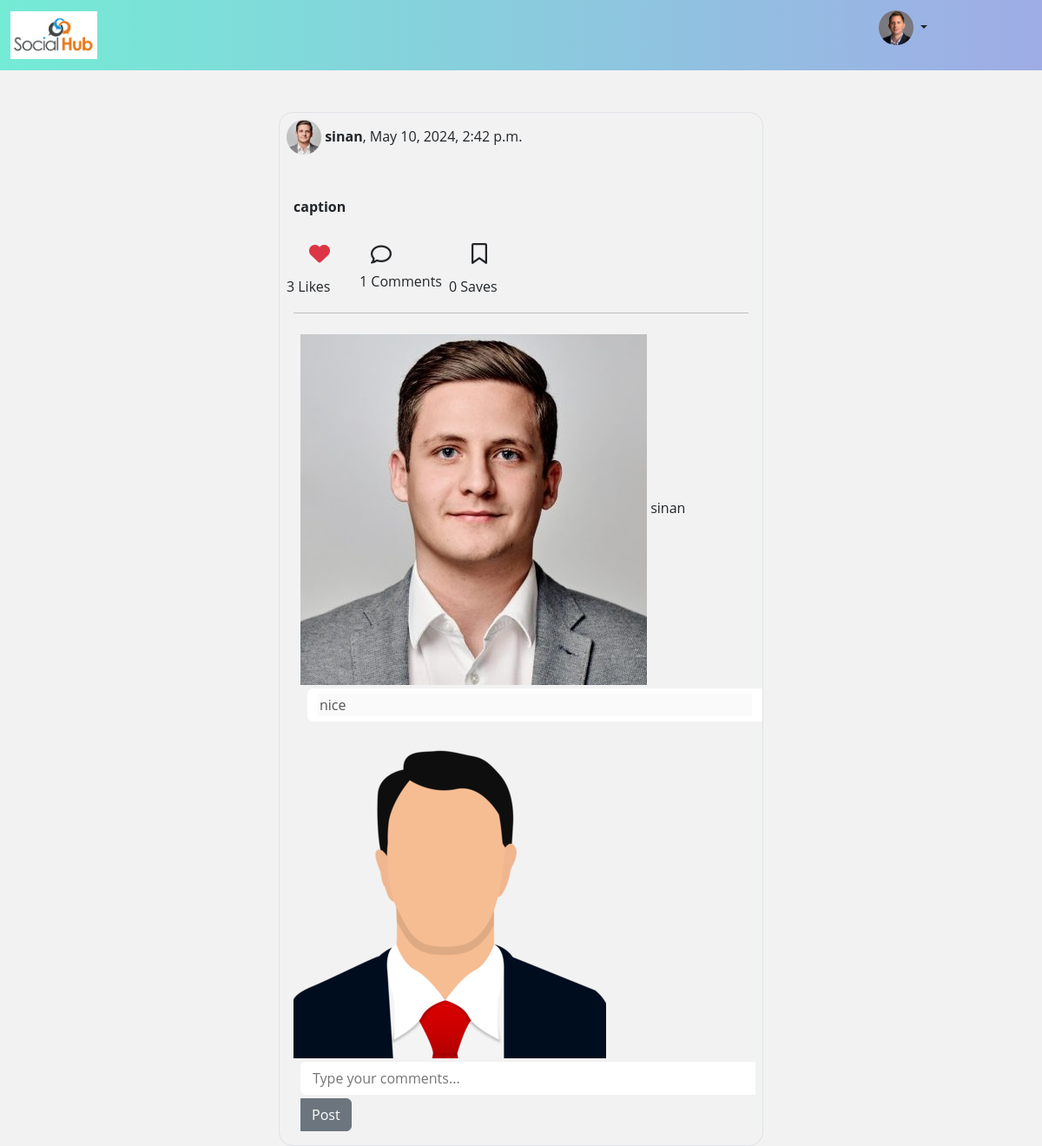
The app's page /profiles/51/posts/ (signed in) with its own data.
### blog/models.py (models this page shows, shortened)
class UserProfile(models.Model):
    user = models.OneToOneField(User, on_delete=models.CASCADE, related_name="profile")
    profile_pic = models.ImageField(upload_to="profile_pics",default="static/images/profilepic.png",null=True,blank=True)
    name = models.CharField(max_length=100, null=True)
    bio = models.TextField(max_length=250, blank=True)
    address = models.CharField(max_length=200, null=True)
    phone = models.CharField(max_length=20, null=True)
    dob = models.DateField(null=True)
    created_date = models.DateTimeField(auto_now_add=True)
    updated_date = models.DateTimeField(auto_now=True)
    is_active = models.BooleanField(default=True)
    following = models.ManyToManyField("self", related_name="followed_by", null=True, symmetrical=False)
    block = models.ManyToManyField("self", related_name="blocked", symmetrical=False, null=True)

class Posts(models.Model):
    user = models.ForeignKey(User, on_delete=models.CASCADE, related_name="userpost")
    title = models.CharField(max_length=200)
    content = models.FileField(upload_to="posts", null=True, blank=True)
    likes = models.ManyToManyField(User, related_name="post_like", blank=True)
    saves = models.ManyToManyField(User, related_name="postsave", blank=True)
    created_date = models.DateTimeField(auto_now_add=True)
    updated_date = models.DateTimeField(auto_now=True)
    is_active = models.BooleanField(default=True)

class Comments(models.Model):
    post = models.ForeignKey(Posts, on_delete=models.CASCADE, related_name="post_comments")
    user = models.ForeignKey(User, on_delete=models.CASCADE, related_name="comment")
    text = models.CharField(max_length=200)
    created_date = models.DateTimeField(auto_now_add=True)
    is_active = models.BooleanField(default=True)

### blog/views.py (the view)
# urls.py: path("profiles/<int:pk>/posts/", views.ProfilePostview.as_view(), name="profile-post"),
@method_decorator(decs, name='dispatch')
class ProfilePostview(View):
    def get(self, request, *args, **kwargs):
        id = kwargs.get('pk')
        post = Posts.objects.filter(id=id)
        return render(request, "profile_post.html", {"data":post})

### blog/templates/profile_post.html (shortened to what this page needs)
<!DOCTYPE html>
{%load static%}
<html lang="en">
<head>
    <link href="https://cdn.jsdelivr.net/npm/bootstrap@5.3.3/dist/css/bootstrap.min.css" rel="stylesheet"
>
</head>
<body>
<nav class="navbar navbar-expand-lg bg-body-tertiary">
    <div class="container-fluid">
        <a class="navbar-brand" href="{%url 'home'%}">
            <img src="{%static 'images/SocialHub Logo.png'%}" alt="Logo" width="100" height="h-auto"
            >
        </a>
        <div id="navbarSupportedContent">
            <ul style="margin-right: 120px;">
                <li class="nav-item dropdown">
                    <a class="nav-link dropdown-toggle" href="#" role="button" data-bs-toggle="dropdown"
                        aria-expanded="false">
                        {%if request.user.profile.profile_pic%}
                        <img class="profile-small" src="{{request.user.profile.profile_pic.url}}" alt="Avatar">
                        {%else%}
                        <img class="profile-small" src="{%static 'images/profilepic.png'%}" alt="Avatar">
                        {%endif%}
                    </a>
                </li>
            </ul>
        </div>
    </div>
  </nav>
    <div class="container d-flex flex-column justify-content-center align-items-center mt-4">
    {%for post in data%}
    <div class="border border-1 rounded-4 mt-4 w-50">
        <div class="ms-2 mt-2 mb-2">
            {%if post.user.profile.profile_pic%}
            <img class="profile-small" src="{{post.user.profile.profile_pic.url}}" alt="Avatar">
            {%else%}
            <img class="profile-small" src="{%static 'images/profilepic.png'%}" alt="Avatar">
            {%endif%}
            <b>{{post.user}}</b>,  {{post.created_date}}
        </div>
        <div>
            <div class="m-3"><b>{{post.title}}</b></div>
        </div>
        <div class="ms-2 d-flex align-items-start">
            <form action="{%url 'like' post.id%}" method="post">
                {%if request.user in post.likes.all%}
                <div class="d-block flex-column">
                    <div>
                        <button type="submit" class="btn" name="action" value="unlike">
                            <i class="fa-solid fa-heart fs-4 text-danger btn"></i>
                        </button>
                    </div>
                </div>
                {%endif%}
                <div>
                    <span class="spa" id="likebtn">{{post.likes.all.count}} Likes</span>
                </div>
            </form>
            <div class="d-block flex-column p-2">
                <div>
                    <i class="fa-regular fa-comment fs-4 btn"></i>
                </div>
                <div>
                    <span class="spa" id="cmntbtn">{{post.post_comments.all.count}} Comments</span>
                </div>
            </div>
            <form action="{%url 'like' post.id%}" method="post">
                {%if request.user in post.saves.all%}
            <div class="d-block flex-column">
                <div>
                    <button type="submit" class="btn" name="action" value="unsave">
                        <i class="fa-solid fa-bookmark fs-4 text-danger btn"></i>
                    </button>
                </div>
                {%else%}
            <div class="d-block flex-column">
                <div>
                    <button type="submit" class="btn" name="action" value="save">
                        <i class="fa-regular fa-bookmark fs-4 btn"></i>
                    </button>
                </div>
                {%endif%}
                <div>
                    <span class="spa" id="savebtn">{{post.saves.all.count}} Saves</span>
                </div>
            </div>
            </form>
        </div>
        <hr class="ms-3 me-3">
        {%for c in post.post_comments.all%}
        <div class="p-1 ms-2">
            <div class="p-1 ms-2">
                <div>
                    {%if c.user.profile.profile_pic%}
                        <img class="profile-xsmall" src="{{c.user.profile.profile_pic.url}}" alt=""> {{c.user.username}}
                    {%else%}
                       {{c.profile}}
                    {%endif%}
                </div>
                <div class="ms-2 m-1 comment form-control rounded-end-0 border-0">
                    <input type="text" name="" value="{{c.text}}" disabled placeholder="Type your comments..." class="border-0 w-100">
                </div>
            </div>
        </div>
        {%endfor%}
        <div class="p-3">
            <div>
                <img class="profile-xsmall" src="images/profilepic.png" alt="">
            </div>
            <form action="{%url 'comment' post.id%}" method="post">
                <div class="ms-2 m-1 comment form-control rounded-end-0 border-0">
                    <input type="text" name="text"  placeholder="Type your comments..." class="border-0 w-100">
                </div>
                <div>
                    <button class="btn btn-secondary rounded-start-0 ms-2" type="submit">Post</button>
                </div>
            </form>
        </div>
    </div>
    {%endfor%}
</div>
</body>
</html>

### blog/templates/profile_post.html (style rules this page uses)
.profile-small { width:40px; border-radius: 50%; }
body { background: #f2f2f2; font-family: 'Open Sans', sans-serif; }
nav { background-color: #74EBD5; background-image: linear-gradient(90deg, #74EBD5 0%, #9FACE6 100%); }
li { list-style-type: none; }

### records on screen
Posts: user.profile.profile_pic (picture), user "sinan", created_date "May 10, 2024, 2:42 p.m.", title "caption", likes.all.count "3", post_comments.all.count "1", saves.all.count "0"
Comments: user.profile.profile_pic (picture), user.username "sinan", text "nice"
